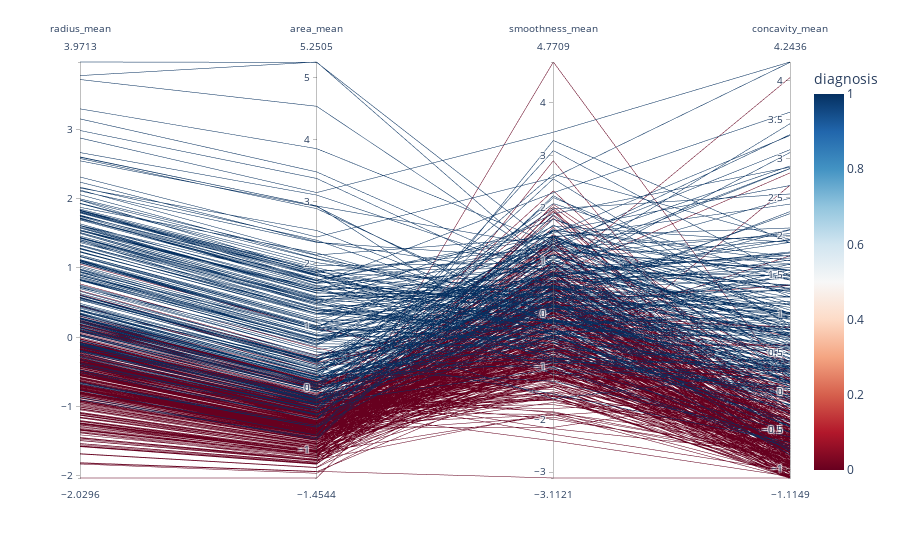

Notebook code for this chart:
### Code cell
# Parallel Coordinates
px.parallel_coordinates(df_cleaned,
                        dimensions=["radius_mean", "area_mean", "smoothness_mean", "concavity_mean"],
                        color="diagnosis",
                        color_continuous_scale=px.colors.sequential.RdBu)

### Figure 1 — Plotly figure (JSON) as saved in the notebook; plotly's stock layout.template omitted (floating-point values rounded to 4 significant figures; data arrays with more than 128 entries replaced by an {"elided": "..."} marker saying what was removed)
{"data": [{"dimensions": [{"label": "radius_mean", "values": {"elided": "569 float values"}}, {"label": "area_mean", "values": {"elided": "569 float values"}}, {"label": "smoothness_mean", "values": {"elided": "569 float values"}}, {"label": "concavity_mean", "values": {"elided": "569 float values"}}], "domain": {"x": [0, 1], "y": [0, 1]}, "line": {"color": {"elided": "569 int values"}, "coloraxis": "coloraxis"}, "name": "", "type": "parcoords"}], "layout": {"coloraxis": {"colorbar": {"title": {"text": "diagnosis"}}, "colorscale": [[0, "rgb(103,0,31)"], [0.1, "rgb(178,24,43)"], [0.2, "rgb(214,96,77)"], [0.3, "rgb(244,165,130)"], [0.4, "rgb(253,219,199)"], [0.5, "rgb(247,247,247)"], [0.6, "rgb(209,229,240)"], [0.7, "rgb(146,197,222)"], [0.8, "rgb(67,147,195)"], [0.9, "rgb(33,102,172)"], [1, "rgb(5,48,97)"]]}, "legend": {"tracegroupgap": 0}, "margin": {"t": 60}}}
